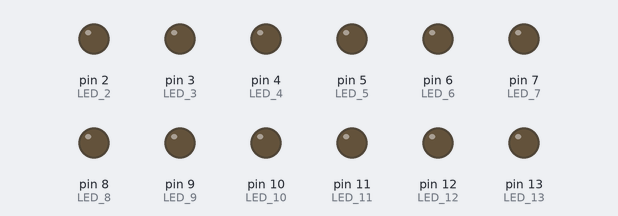
This sketch was run on a simulated Arduino Uno, built with avr-gcc and run on an emulated ATmega328P. On the bench: output pins drawn as LEDs (lit = HIGH).

Above: at 0.2 s.
At 1.7 s:
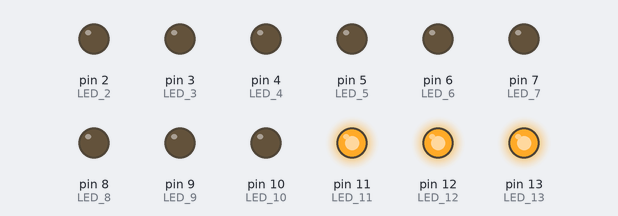
Timing chart, 0 to 3.0 s (numbered marks = the images above):
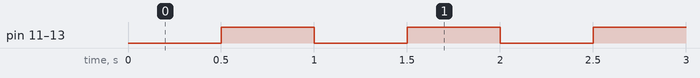

Measured:
- by itself, pin 11 (LED_11), pin 12 (LED_12), pin 13 (LED_13): alternates HIGH for 0.50 s and LOW for 0.50 s

The sketch:

_n_LED.ino
```cpp
/*
    11 dicembre 2022 - accensione di 2 LED via software
    in modalità alternata

*/

#define LED_13 13  // Associo al LED_n il numero n
#define LED_12 12
#define LED_11 11
#define LED_10 10
#define LED_9 9
#define LED_8 8
#define LED_7 7
#define LED_6 6
#define LED_5 5
#define LED_4 4
#define LED_3 3
#define LED_2 2

int timeBlink = 500;  // definisco un tempo di lampeggiamento

void setup()
{
    pinMode(LED_13, OUTPUT); // definisco la porta come output
    pinMode(LED_12, OUTPUT); // definisco la porta come output
    pinMode(LED_11, OUTPUT); // definisco la porta come output
    pinMode(LED_10, OUTPUT);
    pinMode(LED_9, OUTPUT);
    pinMode(LED_8, OUTPUT);
    pinMode(LED_7, OUTPUT);
    pinMode(LED_6, OUTPUT);
    pinMode(LED_5, OUTPUT);
    pinMode(LED_4, OUTPUT);
    pinMode(LED_3, OUTPUT);
    pinMode(LED_2, OUTPUT);
}

void loop()
{
    digitalWrite(LED_13, LOW); // spengo i led
    digitalWrite(LED_12, LOW);
    digitalWrite(LED_11, LOW);
    delay(timeBlink);
    digitalWrite(LED_13, HIGH);  // accendo i led
    digitalWrite(LED_12, HIGH);
    digitalWrite(LED_11, HIGH);
    delay(timeBlink);
}
```
